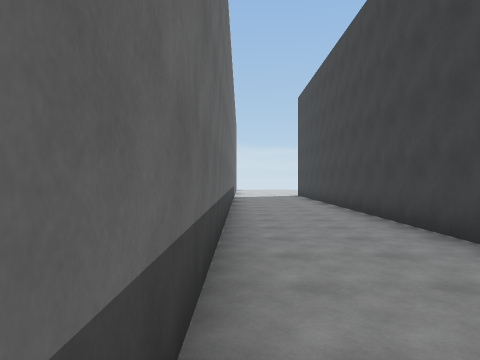
[1] (above)

24 first-person views from a walk through a 3-D level made in the Unity game engine. The camera is 1.5 m above the floor, looks level and sees 70° across. The floor is counted in squares, 2 m on a side. Each view is taken from the middle of a square. On the plan, view 1 faces up. The plan holds only what a view shows up to about 11 squares ahead; the rest is blank. The place goes on beyond the plan. The player character is not drawn.

[2]
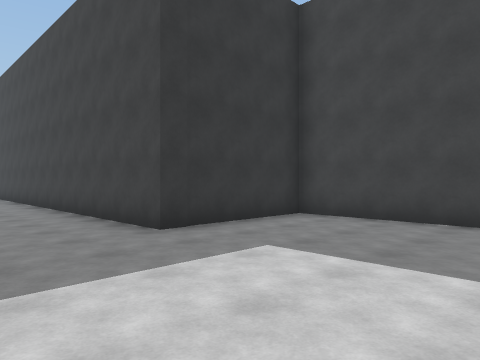

[3]
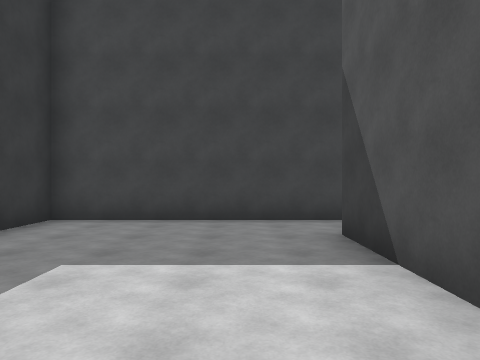

[4]
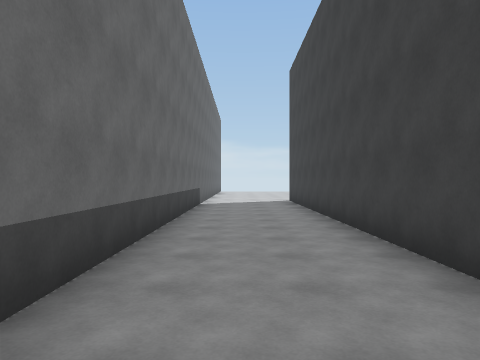

[5]
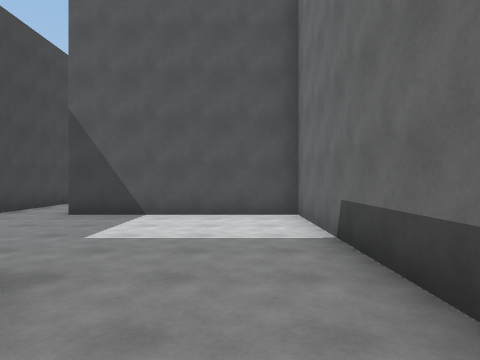

[6]
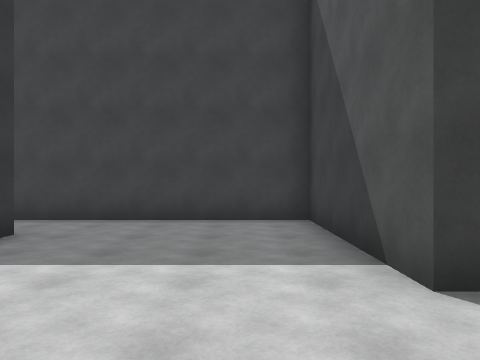

[7]
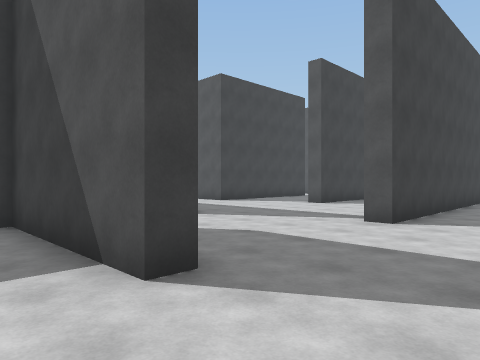

[8]
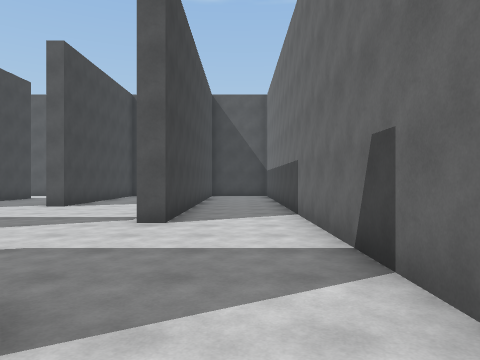

[9]
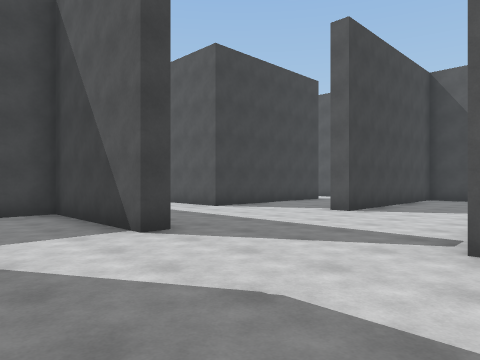

[10]
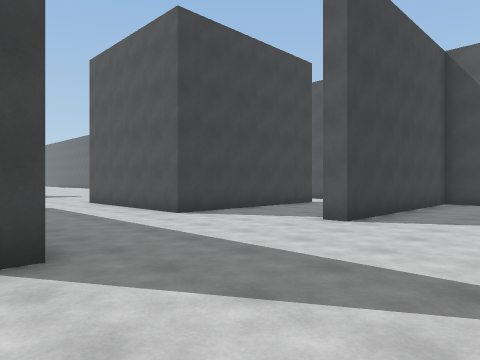

[11]
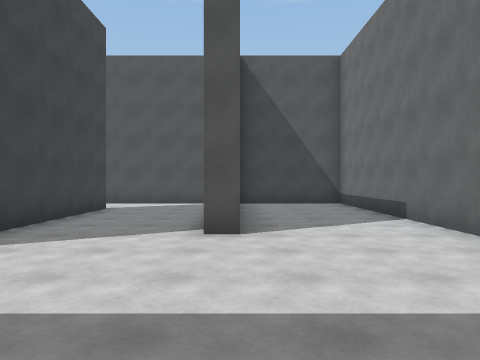

[12]
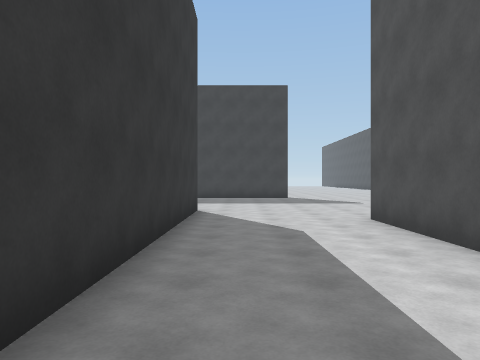

[13]
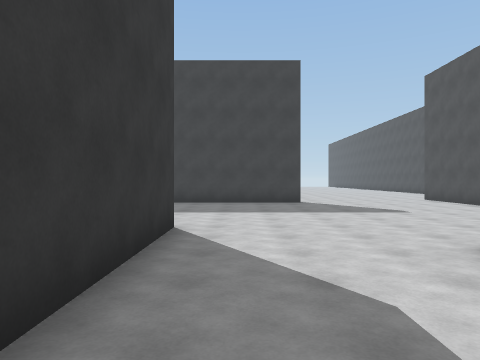

[14]
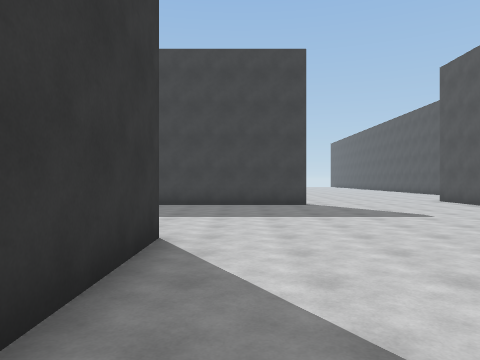

[15]
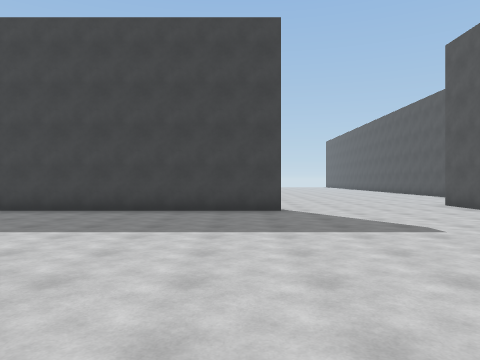

[16]
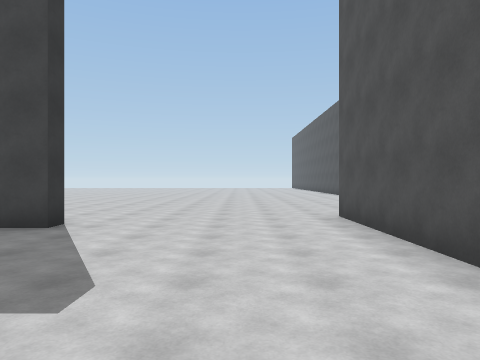

[17]
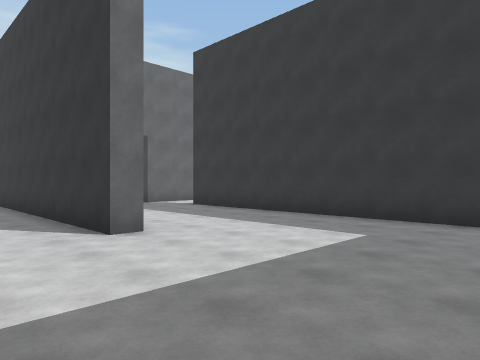

[18]
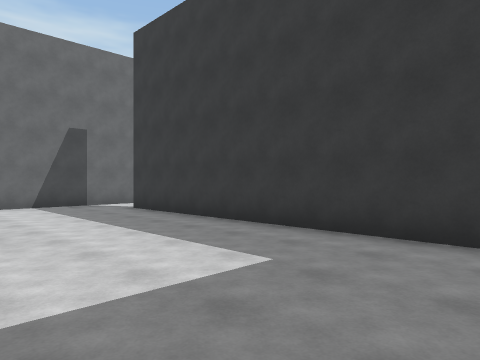

[19]
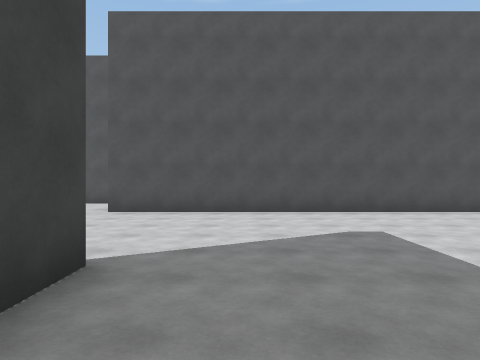

[20]
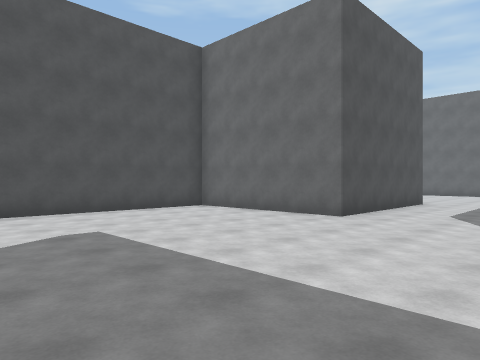

[21]
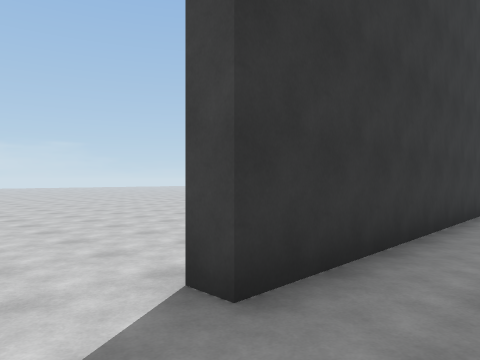

[22]
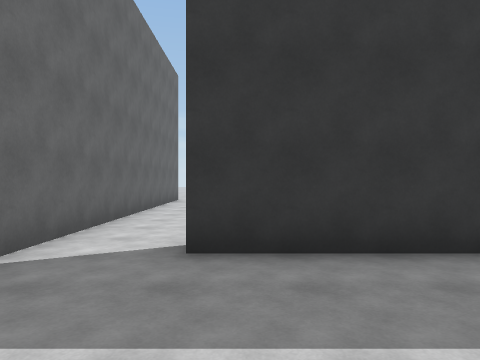

[23]
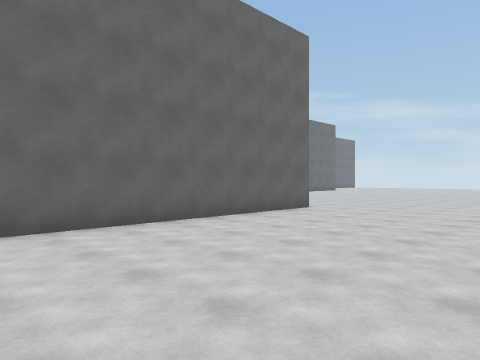

[24]
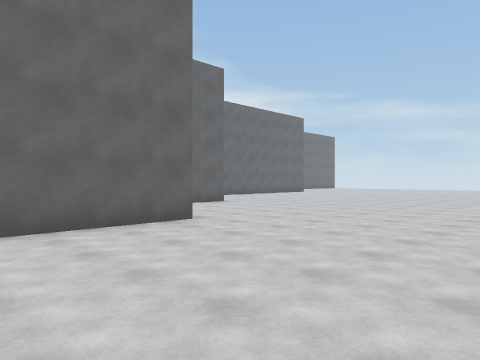

### Floor plan
Points are (right, up) in squares from view 1. A wall is a line through its corners. A room is listed if a view was taken in it or the views show most of it. See-through windows are left out.
Room 1 (views 1, 2, 3, 4, 5)
walls: (6.4, -4.4) (6.4, 1.5) (2.8, 1.5) (2.8, 14.5); (-0.3, 14.4) (-0.3, -3.4) (4.8, -3.4)
ways out: opening at (5.5, -4) to room 2
Room 2 (views 6, 7, 8, 9, 10, 11, 12, 13, 14, 15, 16, 17, 18, 19, 20, 21, 22, 23, 24)
walls: (10.7, 2.1) (10.7, -10.2); (20.2, -7.5) (12.5, -7.5) (12.5, -7); (16.5, -11.4) (16.5, -12) (9.4, -12); (6.4, -12) (6.4, -11.5) (10.1, -11.5) (10.1, -10.4); (2.3, -8.9) (2.3, -8.3) (6.4, -8.3) (6.4, -4.4); (22.9, -15) (22.3, -15) (22.3, -8.1); (-0.3, -8.8) (-0.3, -17.9); (2.8, -16.5) (2.8, -22.9) (6, -22.9) (6, -16.7) (6.5, -16.7); (9.5, -20.9) (9.5, -15.5) (14.5, -15.5) (14.5, -20.1) (24.1, -20.1); (2.3, -20) (2.3, -13) (2.9, -13); (7.1, -22.9) (10.2, -22.9); (25.1, -22.9) (26, -22.9)
ways out: opening at (5.5, -4) to room 1; opening at (10, -21.5)

Where each view was taken, in squares from view 1:
view 1: 0 up, 0 right, facing up
view 2: 3 down, 0 right, facing up-right
view 3: 2 down, 0 right, facing right
view 4: 4 up, 1 right, facing up
view 5: 4 up, 1 right, facing down
view 6: 7 down, 0 right, facing right
view 7: 7 down, 0 right, facing down-right
view 8: 7 down, 1 right, facing down
view 9: 9 down, 2 right, facing down-right
view 10: 11 down, 3 right, facing down-right
view 11: 12 down, 6 right, facing down
view 12: 13 down, 8 right, facing right
view 13: 13 down, 11 right, facing right
view 14: 13 down, 12 right, facing right
view 15: 14 down, 14 right, facing right
view 16: 18 down, 17 right, facing right
view 17: 14 down, 21 right, facing up-left
view 18: 12 down, 21 right, facing up-left
view 19: 12 down, 21 right, facing down
view 20: 12 down, 21 right, facing down-left
view 21: 9 down, 11 right, facing up-right
view 22: 11 down, 13 right, facing up
view 23: 6 down, 16 right, facing up-left
view 24: 2 down, 16 right, facing up-left
